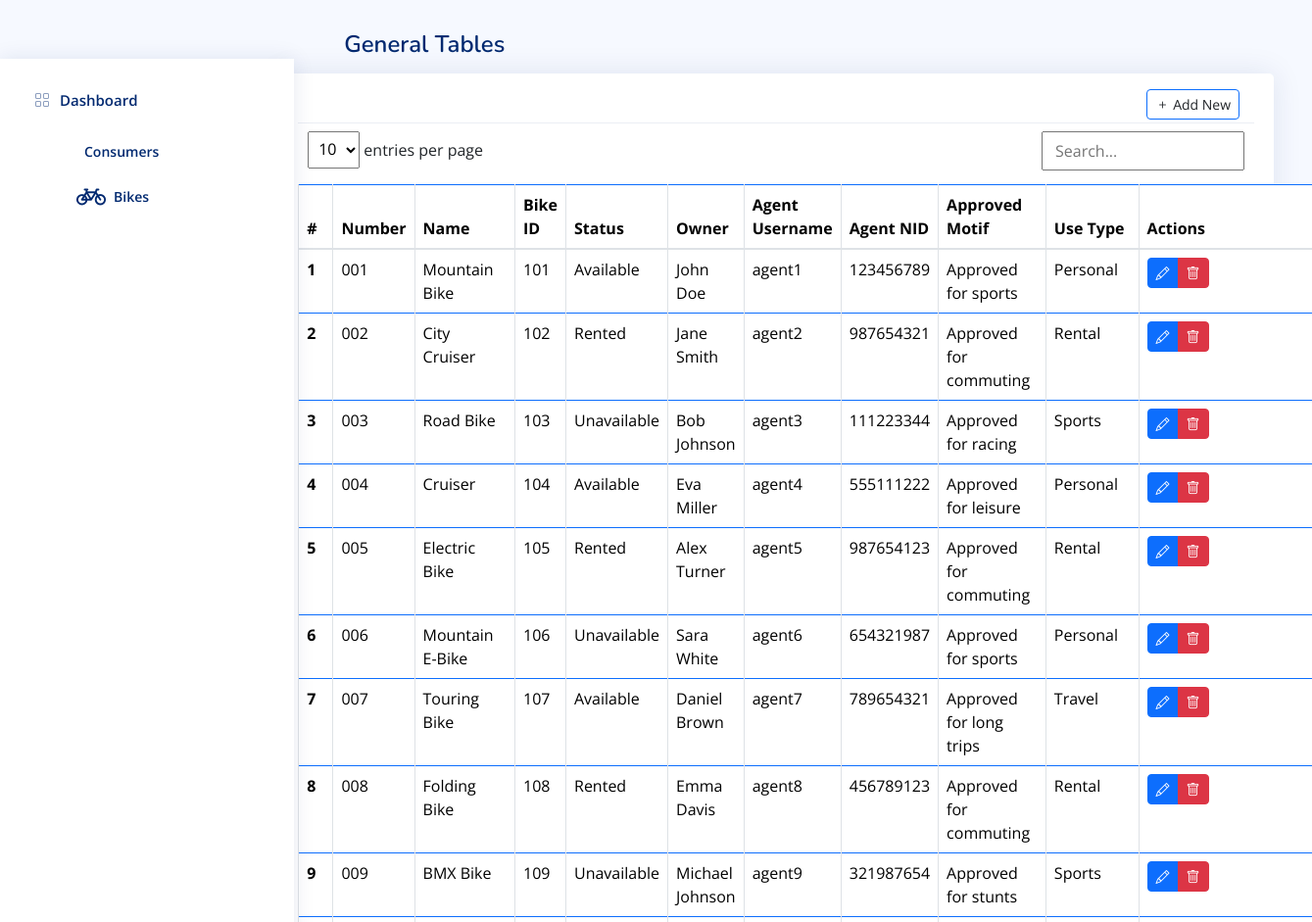
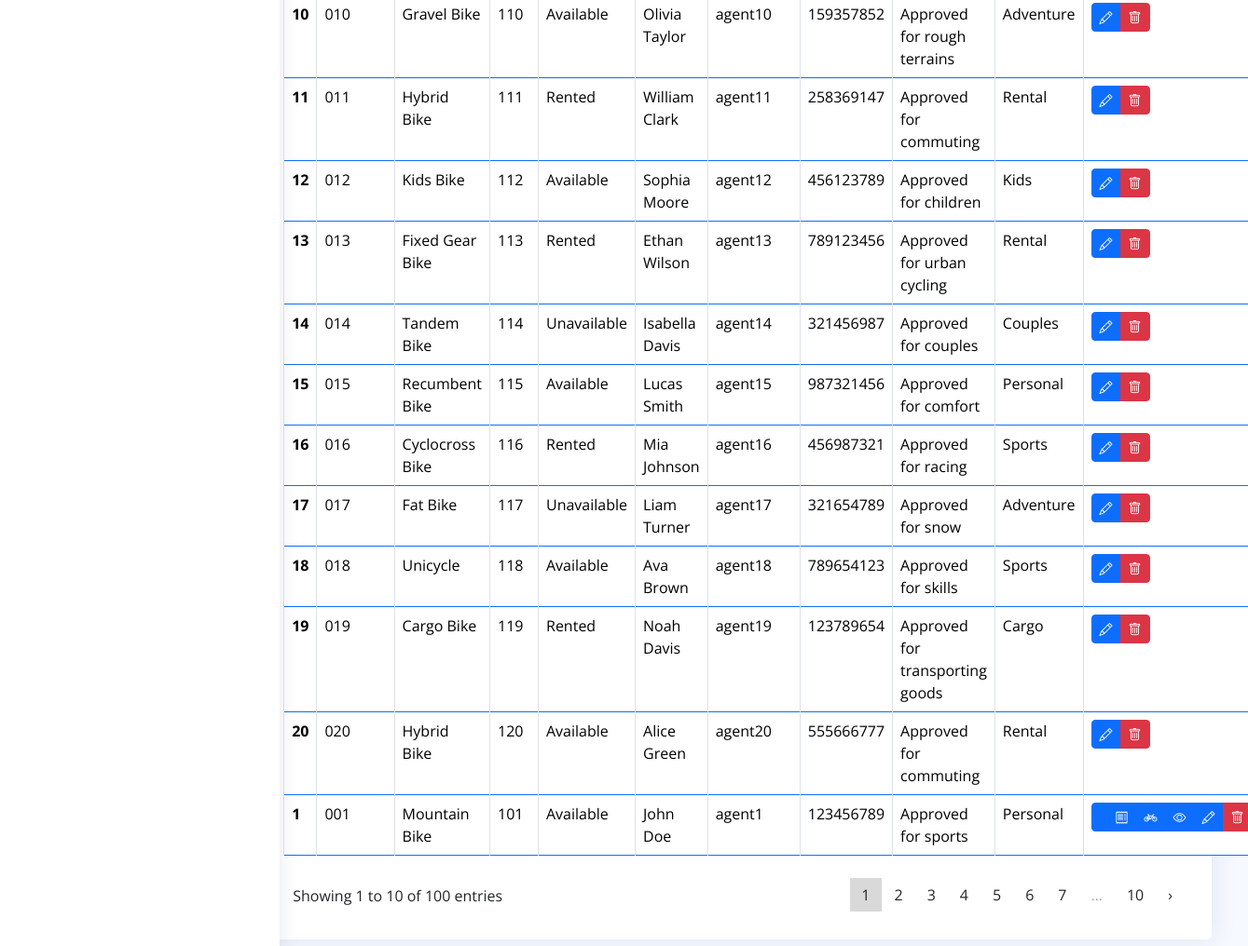
Screenshot of /backend/index.php?page=bikes with the database file from the repository (2 pictures, top to bottom).
### tables this page shows
CREATE TABLE IF NOT EXISTS Bikes (
    id INT AUTO_INCREMENT PRIMARY KEY,
    number VARCHAR(50),
    name VARCHAR(255),
    bike_id INT,
    status VARCHAR(50),
    owner VARCHAR(255),
    agent_username VARCHAR(255),
    agent_nid VARCHAR(50),
    approved_motif VARCHAR(255),
    use_type VARCHAR(255),
    actions TEXT
);

### backend/controllers/bikes.php (called while the page is built, shortened)
<?php
include('../config/databse.php');
$conn = new mysqli($servername, $username, $password, $dbname);
function executeStatement($stmt) {
    $stmt->execute();
    $result = $stmt->get_result();
    return $result;
}
function getAllBikes() {
    global $conn;
    $stmt = $conn->prepare("SELECT * FROM Bikes");
    $result = executeStatement($stmt);
    return $result->fetch_all(MYSQLI_ASSOC);
}
$bikes = getAllBikes();
?>

### backend/dashboard/bikes.php (the view, shortened to what this page needs)
<?php include '../controllers/bikes.php'; ?>
<main id="" class="main">
  <div class="pagetitle">
    <h1>General Tables</h1>
  </div>
  <section class="section">
    <div class="col-lg-12">
      <div class="card">
        <div class="card-body">
          <div class="card-header">
            <div class="card-tools" style="float: right; margin-top: -2%;">
              <a class="btn btn-block btn-sm btn-default btn-flat border-primary new_bike" href="?page=create"><i class="bi bi-plus"></i> Add New</a>
            </div>
          </div>
          <div class="datatable-top">
            <div class="datatable-dropdown">
              <label>
                <select class="datatable-selector">
                  <option value="10" selected="">10</option>
                </select> entries per page
              </label>
            </div>
            <div class="datatable-search">
              <input class="datatable-input" placeholder="Search..." type="search" title="Search within table">
            </div>
          </div>
          <table class="table table-bordered border-primary">
            <thead>
              <tr>
                <th scope="col">#</th>
                <th scope="col">Number</th>
                <th scope="col">Name</th>
                <th scope="col">Bike ID</th>
                <th scope="col">Status</th>
                <th scope="col">Owner</th>
                <th scope="col">Agent Username</th>
                <th scope="col">Agent NID</th>
                <th scope="col">Approved Motif</th>
                <th scope="col">Use Type</th>
                <th scope="col">Actions</th>
              </tr>
            </thead>
            <tbody>
              <?php foreach ($bikes as $bike) : ?>
                <tr>
                  <th scope="row"><?php echo $bike['id']; ?></th>
                  <td><?php echo $bike['number']; ?></td>
                  <td><?php echo $bike['name']; ?></td>
                  <td><?php echo $bike['bike_id']; ?></td>
                  <td><?php echo $bike['status']; ?></td>
                  <td><?php echo $bike['owner']; ?></td>
                  <td><?php echo $bike['agent_username']; ?></td>
                  <td><?php echo $bike['agent_nid']; ?></td>
                  <td><?php echo $bike['approved_motif']; ?></td>
                  <td><?php echo $bike['use_type']; ?></td>
                  <td>
                    <div class="btn-group">
                      <a href="?page=edit&id=<?php echo $bike['id']; ?>" class="btn btn-primary btn-flat btn-sm manage_bike">
                        <i class="bi bi-pencil"></i>
                      </a>
                      <a href="?delete=<?php echo $bike['id']; ?>" class="btn btn-danger btn-sm btn-flat delete_bike" onclick="return confirm('Are you sure you want to delete this bike?')">
                        <i class="bi bi-trash"></i>
                      </a>
                    </div>
                  </td>
                </tr>
              <?php endforeach; ?>
              <tr>
                <th scope="row">1</th>
                <td>001</td>
                <td>Mountain Bike</td>
                <td>101</td>
                <td>Available</td>
                <td>John Doe</td>
                <td>agent1</td>
                <td>123456789</td>
                <td>Approved for sports</td>
                <td>Personal</td>
                <td>
                  <div class="btn-group">
                    <a href="javascript:void(0)" data-id="SU 568707" class="btn btn-primary btn-flat btn-sm print_bike ">
                    </a>
                    <a href="javascript:void(0)" data-id="SU 568707" class="btn btn-primary btn-flat btn-sm bike_receipt ">
                      <i class="bi bi-receipt"></i>
                    </a>
                    <a href="javascript:void(0)" data-id="SU 568707" class="btn btn-primary btn-flat btn-sm mutate">
                      <i class="bi bi-bicycle"></i>
                    </a>
                    <a href="javascript:void(0)" data-id="1199380172402010" class="btn btn-primary btn-flat btn-sm view_owner">
                      <i class="bi bi-eye"></i>
                    </a>
                    <a href="?page=edit" data-id="51" class="btn btn-primary btn-flat btn-sm manage_bike">
                      <i class="bi bi-pencil" href="createModal.html"></i>
                    </a>
                    <button type="button" class="btn btn-danger btn-sm btn-flat delete_bike" data-id="51">
                      <i class="bi bi-trash"></i>
                    </button>
                  </div>
                </td>
              </tr>
            </tbody>
          </table>
          <div class="datatable-bottom">
            <div class="datatable-info">Showing 1 to 10 of 100 entries</div>
            <nav class="datatable-pagination">
              <ul class="datatable-pagination-list">
                <li class="datatable-pagination-list-item datatable-active"><button data-page="1" class="datatable-pagination-list-item-link" aria-label="Page 1">1</button></li>
                <li class="datatable-pagination-list-item"><button data-page="2" class="datatable-pagination-list-item-link" aria-label="Page 2">2</button></li>
                <li class="datatable-pagination-list-item"><button data-page="3" class="datatable-pagination-list-item-link" aria-label="Page 3">3</button></li>
                <li class="datatable-pagination-list-item"><button data-page="4" class="datatable-pagination-list-item-link" aria-label="Page 4">4</button></li>
                <li class="datatable-pagination-list-item"><button data-page="5" class="datatable-pagination-list-item-link" aria-label="Page 5">5</button></li>
                <li class="datatable-pagination-list-item"><button data-page="6" class="datatable-pagination-list-item-link" aria-label="Page 6">6</button></li>
                <li class="datatable-pagination-list-item"><button data-page="7" class="datatable-pagination-list-item-link" aria-label="Page 7">7</button></li>
                <li class="datatable-pagination-list-item datatable-ellipsis datatable-disabled"><button class="datatable-pagination-list-item-link">…</button></li>
                <li class="datatable-pagination-list-item"><button data-page="10" class="datatable-pagination-list-item-link" aria-label="Page 10">10</button></li>
                <li class="datatable-pagination-list-item"><button data-page="2" class="datatable-pagination-list-item-link" aria-label="Page 2">›</button></li>
              </ul>
            </nav>
          </div>
        </div>
      </div>
    </div>
    </div>
</html>

### backend/index.php (shortened to what this page needs)
<!DOCTYPE html>
<html lang="en">
<head>
    <link rel="stylesheet" href="https://maxcdn.bootstrapcdn.com/bootstrap/4.5.2/css/bootstrap.min.css">
    <link href="assets/vendor/bootstrap/css/bootstrap.min.css" rel="stylesheet">
    <link href="assets/vendor/bootstrap-icons/bootstrap-icons.css" rel="stylesheet">
    <link href="assets/vendor/boxicons/css/boxicons.min.css" rel="stylesheet">
    <link href="assets/vendor/quill/quill.snow.css" rel="stylesheet">
    <link href="assets/vendor/quill/quill.bubble.css" rel="stylesheet">
    <link href="assets/vendor/remixicon/remixicon.css" rel="stylesheet">
    <link href="assets/vendor/simple-datatables/style.css" rel="stylesheet">
    <link href="assets/css/style.css" rel="stylesheet">
    <link href="/backend/assets/css/style.css" rel="stylesheet">
</head>
<body>
    <div class="container-fluid">
        <div class="row">
            <aside id="sidebar" class="sidebar">
                <div class="sidebar-nav" id="sidebar-nav">
                    <div class="nav-item">
                        <a class="nav-link collapsed" href="">
                            <i class="bi bi-grid"></i>
                            <span>Dashboard</span>
                        </a>
                    </div>
                    <div class="nav-item">
                        <div id="tables-nav" class="nav-content collapse show" data-bs-parent="#sidebar-nav">
                            <div>
                                <a href="?page=customers" class="">
                                    <i class="bi bi-user-friends"></i><span>Consumers</span>
                                </a>
                            </div>
                            <div>
                                <a href="?page=bikes">
                                    <i class="bi bi-bicycle" style="width: 30px;"></i><span>Bikes</span>
                                </a>
                            </div>
                        </div>
                    </div>
            </aside>
            <main role="main" class="col-md-9 ml-sm-auto col-lg-10 px-4">
                <?php
                $page = isset($_GET['page']) ? $_GET['page'] : '';
                switch ($page) {
                    case 'bikes':
                        include 'dashboard/bikes.php';
                        break;
                }
                ?>
</body>
</html>

### backend/assets/css/style.css (style rules this page uses)
:root { scroll-behavior: smooth; }
body { font-family: "Open Sans", sans-serif; background: #f6f9ff; color: #444444; }
a { color: #4154f1; text-decoration: none; }
h1, h2, h3, h4, h5, h6 { font-family: "Nunito", sans-serif; }
.main { margin-left: 22px; margin-top: 31px; }
.pagetitle { margin-bottom: 15px; margin-left: 4%; }
.pagetitle h1 { font-size: 24px; margin-bottom: 0; font-weight: 600; color: #012970; margin-bottom: 15px; margin-left: 4%; }
.card { margin-bottom: 30px; border: none; border-radius: 5px; box-shadow: 0px 0 30px rgba(1, 41, 112, 0.1); }
.card-header, .card-footer { border-color: #ebeef4; background-color: #fff; color: #798eb3; padding: 15px; }
.card-tools { display: flex; flex-direction: row-reverse; }
.card-body { padding: 20px 20px 20px 20px; }
.sidebar { position: fixed; top: 60px; left: 0; bottom: 0; width: 300px; z-index: 996; transition: all 0.3s; padding: 20px; overflow-y: auto; scrollbar-width: thin; scrollbar-color: #aab7cf transparent; box-shadow: 0px 0px 20px rgba(1, 41, 112, 0.1); background-color: #fff; }
.sidebar-nav { padding: 0; margin: 0; list-style: none; }
.sidebar-nav .nav-item { margin-bottom: 5px; }
.sidebar-nav .nav-link { display: flex; align-items: center; font-size: 15px; font-weight: 600; color: #4154f1; transition: 0.3; background: #f6f9ff; padding: 10px 15px; border-radius: 4px; }
.sidebar-nav .nav-link i { font-size: 16px; margin-right: 10px; color: #4154f1; }
.sidebar-nav .nav-link.collapsed { color: #012970; background: #fff; }
.sidebar-nav .nav-link.collapsed i { color: #899bbd; }
.sidebar-nav .nav-content { padding: 5px 0 0 0; margin: 0; list-style: none; margin-left: 18px; }
.sidebar-nav .nav-content a { display: flex; align-items: center; font-size: 14px; font-weight: 600; color: #012970; transition: 0.3; padding: 10px 0 10px 40px; transition: 0.3s; }
.sidebar-nav .nav-content a i { font-size: 30px; margin-right: 8px; line-height: 0; border-radius: 50%; }

### rows the page displays
bikes: id "1", number "001", name "Mountain Bike", bike "101", status "Available", owner "John Doe", agent_username "agent1", agent_nid "123456789", approved_motif "Approved for sports", use_type "Personal"
bikes: id "2", number "002", name "City Cruiser", bike "102", status "Rented", owner "Jane Smith", agent_username "agent2", agent_nid "987654321", approved_motif "Approved for commuting", use_type "Rental"
bikes: id "3", number "003", name "Road Bike", bike "103", status "Unavailable", owner "Bob Johnson", agent_username "agent3", agent_nid "111223344", approved_motif "Approved for racing", use_type "Sports"
bikes: id "4", number "004", name "Cruiser", bike "104", status "Available", owner "Eva Miller", agent_username "agent4", agent_nid "555111222", approved_motif "Approved for leisure", use_type "Personal"
bikes: id "5", number "005", name "Electric Bike", bike "105", status "Rented", owner "Alex Turner", agent_username "agent5", agent_nid "987654123", approved_motif "Approved for commuting", use_type "Rental"
bikes: id "6", number "006", name "Mountain E-Bike", bike "106", status "Unavailable", owner "Sara White", agent_username "agent6", agent_nid "654321987", approved_motif "Approved for sports", use_type "Personal"
bikes: id "7", number "007", name "Touring Bike", bike "107", status "Available", owner "Daniel Brown", agent_username "agent7", agent_nid "789654321", approved_motif "Approved for long trips", use_type "Travel"
bikes: id "8", number "008", name "Folding Bike", bike "108", status "Rented", owner "Emma Davis", agent_username "agent8", agent_nid "456789123", approved_motif "Approved for commuting", use_type "Rental"
bikes: id "9", number "009", name "BMX Bike", bike "109", status "Unavailable", owner "Michael Johnson", agent_username "agent9", agent_nid "321987654", approved_motif "Approved for stunts", use_type "Sports"
bikes: id "10", number "010", name "Gravel Bike", bike "110", status "Available", owner "Olivia Taylor", agent_username "agent10", agent_nid "159357852", approved_motif "Approved for rough terrains", use_type "Adventure"
bikes: id "11", number "011", name "Hybrid Bike", bike "111", status "Rented", owner "William Clark", agent_username "agent11", agent_nid "258369147", approved_motif "Approved for commuting", use_type "Rental"
bikes: id "12", number "012", name "Kids Bike", bike "112", status "Available", owner "Sophia Moore", agent_username "agent12", agent_nid "456123789", approved_motif "Approved for children", use_type "Kids"
bikes: id "13", number "013", name "Fixed Gear Bike", bike "113", status "Rented", owner "Ethan Wilson", agent_username "agent13", agent_nid "789123456", approved_motif "Approved for urban cycling", use_type "Rental"
bikes: id "14", number "014", name "Tandem Bike", bike "114", status "Unavailable", owner "Isabella Davis", agent_username "agent14", agent_nid "321456987", approved_motif "Approved for couples", use_type "Couples"
bikes: id "15", number "015", name "Recumbent Bike", bike "115", status "Available", owner "Lucas Smith", agent_username "agent15", agent_nid "987321456", approved_motif "Approved for comfort", use_type "Personal"
bikes: id "16", number "016", name "Cyclocross Bike", bike "116", status "Rented", owner "Mia Johnson", agent_username "agent16", agent_nid "456987321", approved_motif "Approved for racing", use_type "Sports"
bikes: id "17", number "017", name "Fat Bike", bike "117", status "Unavailable", owner "Liam Turner", agent_username "agent17", agent_nid "321654789", approved_motif "Approved for snow", use_type "Adventure"
bikes: id "18", number "018", name "Unicycle", bike "118", status "Available", owner "Ava Brown", agent_username "agent18", agent_nid "789654123", approved_motif "Approved for skills", use_type "Sports"
bikes: id "19", number "019", name "Cargo Bike", bike "119", status "Rented", owner "Noah Davis", agent_username "agent19", agent_nid "123789654", approved_motif "Approved for transporting goods", use_type "Cargo"
bikes: id "20", number "020", name "Hybrid Bike", bike "120", status "Available", owner "Alice Green", agent_username "agent20", agent_nid "555666777", approved_motif "Approved for commuting", use_type "Rental"
